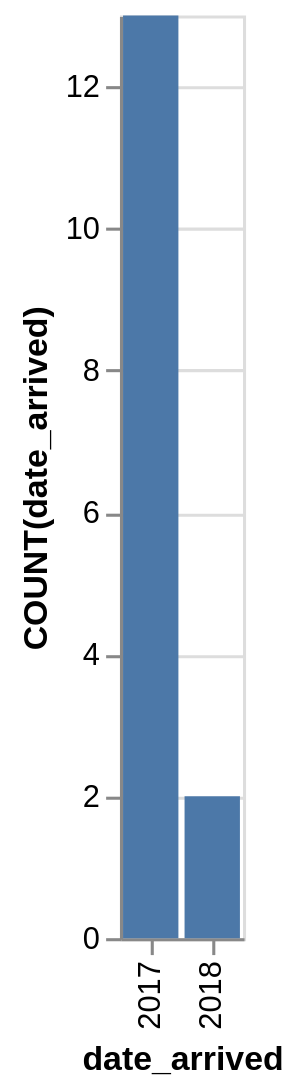

Vega-Lite specification stored for this chart:
### Vega-Lite specification from a JSON file in a GitHub repository (floating-point values rounded to 4 significant figures)
{"data": {"values": [{"x_data": "2017", "y_data": 13}, {"x_data": "2018", "y_data": 2}]}, "mark": "bar", "encoding": {"x": {"field": "x_data", "type": "nominal", "title": "date_arrived", "sort": {"op": "sum", "field": "y_data", "order": "descending"}}, "y": {"field": "y_data", "type": "quantitative", "title": "COUNT(date_arrived)"}}}
